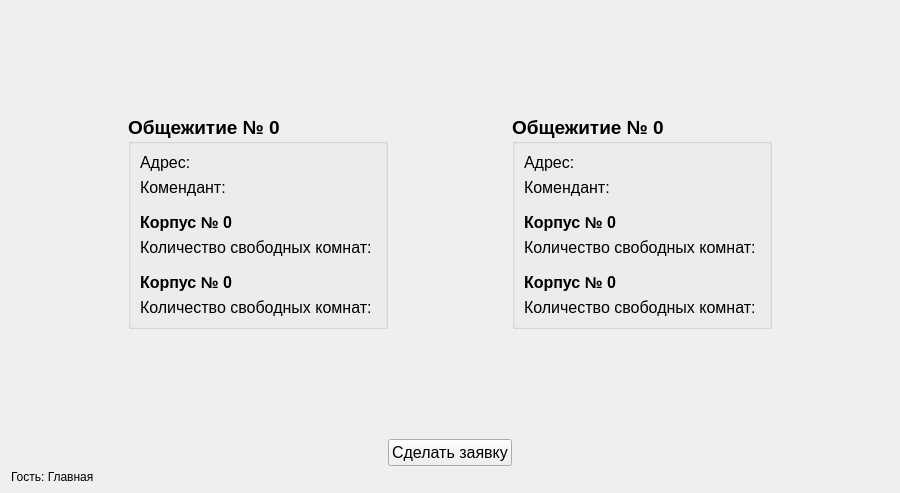
<?xml version="1.0" encoding="UTF-8"?>
<ui version="4.0">
 <class>MainVisiter</class>
 <widget class="QWidget" name="MainVisiter">
  <property name="geometry">
   <rect>
    <x>0</x>
    <y>0</y>
    <width>900</width>
    <height>493</height>
   </rect>
  </property>
  <property name="minimumSize">
   <size>
    <width>900</width>
    <height>460</height>
   </size>
  </property>
  <property name="windowTitle">
   <string>Гость</string>
  </property>
  <layout class="QVBoxLayout" name="verticalLayout">
   <item>
    <layout class="QHBoxLayout" name="horizontalLayout_4">
     <item>
      <spacer name="horizontalSpacer_4">
       <property name="orientation">
        <enum>Qt::Horizontal</enum>
       </property>
       <property name="sizeHint" stdset="0">
        <size>
         <width>40</width>
         <height>20</height>
        </size>
       </property>
      </spacer>
     </item>
     <item>
      <layout class="QVBoxLayout" name="verticalLayout_2">
       <item>
        <spacer name="verticalSpacer_5">
         <property name="orientation">
          <enum>Qt::Vertical</enum>
         </property>
         <property name="sizeHint" stdset="0">
          <size>
           <width>20</width>
           <height>40</height>
          </size>
         </property>
        </spacer>
       </item>
       <item>
        <widget class="QGroupBox" name="dormitory1_groupbox">
         <property name="minimumSize">
          <size>
           <width>0</width>
           <height>0</height>
          </size>
         </property>
         <property name="font">
          <font>
           <pointsize>14</pointsize>
           <weight>75</weight>
           <bold>true</bold>
          </font>
         </property>
         <property name="title">
          <string>Общежитие № 0</string>
         </property>
         <layout class="QVBoxLayout" name="verticalLayout_4">
          <item>
           <widget class="QLabel" name="address1_label">
            <property name="font">
             <font>
              <pointsize>12</pointsize>
              <weight>50</weight>
              <bold>false</bold>
             </font>
            </property>
            <property name="text">
             <string>Адрес: </string>
            </property>
           </widget>
          </item>
          <item>
           <widget class="QLabel" name="comendant1_label">
            <property name="font">
             <font>
              <pointsize>12</pointsize>
              <weight>50</weight>
              <bold>false</bold>
             </font>
            </property>
            <property name="text">
             <string>Комендант:</string>
            </property>
           </widget>
          </item>
          <item>
           <spacer name="verticalSpacer">
            <property name="orientation">
             <enum>Qt::Vertical</enum>
            </property>
            <property name="sizeType">
             <enum>QSizePolicy::Fixed</enum>
            </property>
            <property name="sizeHint" stdset="0">
             <size>
              <width>20</width>
              <height>10</height>
             </size>
            </property>
           </spacer>
          </item>
          <item>
           <widget class="QLabel" name="building11_label">
            <property name="font">
             <font>
              <pointsize>12</pointsize>
              <weight>75</weight>
              <bold>true</bold>
             </font>
            </property>
            <property name="text">
             <string>Корпус № 0</string>
            </property>
           </widget>
          </item>
          <item>
           <widget class="QLabel" name="room_amount11_label">
            <property name="font">
             <font>
              <pointsize>12</pointsize>
              <weight>50</weight>
              <bold>false</bold>
             </font>
            </property>
            <property name="text">
             <string>Количество свободных комнат: </string>
            </property>
           </widget>
          </item>
          <item>
           <spacer name="verticalSpacer_2">
            <property name="orientation">
             <enum>Qt::Vertical</enum>
            </property>
            <property name="sizeType">
             <enum>QSizePolicy::Fixed</enum>
            </property>
            <property name="sizeHint" stdset="0">
             <size>
              <width>20</width>
              <height>10</height>
             </size>
            </property>
           </spacer>
          </item>
          <item>
           <widget class="QLabel" name="building12_label">
            <property name="font">
             <font>
              <pointsize>12</pointsize>
              <weight>75</weight>
              <bold>true</bold>
             </font>
            </property>
            <property name="text">
             <string>Корпус № 0</string>
            </property>
           </widget>
          </item>
          <item>
           <widget class="QLabel" name="room_amount12_label">
            <property name="font">
             <font>
              <pointsize>12</pointsize>
              <weight>50</weight>
              <bold>false</bold>
             </font>
            </property>
            <property name="text">
             <string>Количество свободных комнат: </string>
            </property>
           </widget>
          </item>
         </layout>
        </widget>
       </item>
       <item>
        <spacer name="verticalSpacer_7">
         <property name="orientation">
          <enum>Qt::Vertical</enum>
         </property>
         <property name="sizeHint" stdset="0">
          <size>
           <width>20</width>
           <height>40</height>
          </size>
         </property>
        </spacer>
       </item>
      </layout>
     </item>
     <item>
      <spacer name="horizontalSpacer_5">
       <property name="orientation">
        <enum>Qt::Horizontal</enum>
       </property>
       <property name="sizeHint" stdset="0">
        <size>
         <width>40</width>
         <height>20</height>
        </size>
       </property>
      </spacer>
     </item>
     <item>
      <layout class="QVBoxLayout" name="verticalLayout_3">
       <item>
        <spacer name="verticalSpacer_6">
         <property name="orientation">
          <enum>Qt::Vertical</enum>
         </property>
         <property name="sizeHint" stdset="0">
          <size>
           <width>20</width>
           <height>40</height>
          </size>
         </property>
        </spacer>
       </item>
       <item>
        <widget class="QGroupBox" name="dormitory2_groupbox">
         <property name="minimumSize">
          <size>
           <width>0</width>
           <height>0</height>
          </size>
         </property>
         <property name="font">
          <font>
           <pointsize>14</pointsize>
           <weight>75</weight>
           <bold>true</bold>
          </font>
         </property>
         <property name="title">
          <string>Общежитие № 0</string>
         </property>
         <layout class="QVBoxLayout" name="verticalLayout_5">
          <item>
           <widget class="QLabel" name="address2_label">
            <property name="font">
             <font>
              <pointsize>12</pointsize>
              <weight>50</weight>
              <bold>false</bold>
             </font>
            </property>
            <property name="text">
             <string>Адрес: </string>
            </property>
           </widget>
          </item>
          <item>
           <widget class="QLabel" name="comendant2_label">
            <property name="font">
             <font>
              <pointsize>12</pointsize>
              <weight>50</weight>
              <bold>false</bold>
             </font>
            </property>
            <property name="text">
             <string>Комендант:</string>
            </property>
           </widget>
          </item>
          <item>
           <spacer name="verticalSpacer_3">
            <property name="orientation">
             <enum>Qt::Vertical</enum>
            </property>
            <property name="sizeType">
             <enum>QSizePolicy::Fixed</enum>
            </property>
            <property name="sizeHint" stdset="0">
             <size>
              <width>20</width>
              <height>10</height>
             </size>
            </property>
           </spacer>
          </item>
          <item>
           <widget class="QLabel" name="building21_label">
            <property name="font">
             <font>
              <pointsize>12</pointsize>
              <weight>75</weight>
              <bold>true</bold>
             </font>
            </property>
            <property name="text">
             <string>Корпус № 0</string>
            </property>
           </widget>
          </item>
          <item>
           <widget class="QLabel" name="room_amount21_label">
            <property name="font">
             <font>
              <pointsize>12</pointsize>
              <weight>50</weight>
              <bold>false</bold>
             </font>
            </property>
            <property name="text">
             <string>Количество свободных комнат:</string>
            </property>
           </widget>
          </item>
          <item>
           <spacer name="verticalSpacer_4">
            <property name="orientation">
             <enum>Qt::Vertical</enum>
            </property>
            <property name="sizeType">
             <enum>QSizePolicy::Fixed</enum>
            </property>
            <property name="sizeHint" stdset="0">
             <size>
              <width>20</width>
              <height>10</height>
             </size>
            </property>
           </spacer>
          </item>
          <item>
           <widget class="QLabel" name="building22_label">
            <property name="font">
             <font>
              <pointsize>12</pointsize>
              <weight>75</weight>
              <bold>true</bold>
             </font>
            </property>
            <property name="text">
             <string>Корпус № 0</string>
            </property>
           </widget>
          </item>
          <item>
           <widget class="QLabel" name="room_amount22_label">
            <property name="font">
             <font>
              <pointsize>12</pointsize>
              <weight>50</weight>
              <bold>false</bold>
             </font>
            </property>
            <property name="text">
             <string>Количество свободных комнат: </string>
            </property>
           </widget>
          </item>
         </layout>
        </widget>
       </item>
       <item>
        <spacer name="verticalSpacer_8">
         <property name="orientation">
          <enum>Qt::Vertical</enum>
         </property>
         <property name="sizeHint" stdset="0">
          <size>
           <width>20</width>
           <height>40</height>
          </size>
         </property>
        </spacer>
       </item>
      </layout>
     </item>
     <item>
      <spacer name="horizontalSpacer_3">
       <property name="orientation">
        <enum>Qt::Horizontal</enum>
       </property>
       <property name="sizeHint" stdset="0">
        <size>
         <width>40</width>
         <height>20</height>
        </size>
       </property>
      </spacer>
     </item>
    </layout>
   </item>
   <item>
    <layout class="QHBoxLayout" name="horizontalLayout">
     <item>
      <spacer name="horizontalSpacer">
       <property name="orientation">
        <enum>Qt::Horizontal</enum>
       </property>
       <property name="sizeHint" stdset="0">
        <size>
         <width>40</width>
         <height>20</height>
        </size>
       </property>
      </spacer>
     </item>
     <item>
      <widget class="QPushButton" name="pushButton">
       <property name="font">
        <font>
         <pointsize>12</pointsize>
        </font>
       </property>
       <property name="toolTip">
        <string>Заполнить и отправить заявку на заселение</string>
       </property>
       <property name="text">
        <string>Сделать заявку</string>
       </property>
      </widget>
     </item>
     <item>
      <spacer name="horizontalSpacer_2">
       <property name="orientation">
        <enum>Qt::Horizontal</enum>
       </property>
       <property name="sizeHint" stdset="0">
        <size>
         <width>40</width>
         <height>20</height>
        </size>
       </property>
      </spacer>
     </item>
    </layout>
   </item>
   <item>
    <widget class="QLabel" name="state_label">
     <property name="minimumSize">
      <size>
       <width>0</width>
       <height>10</height>
      </size>
     </property>
     <property name="maximumSize">
      <size>
       <width>16777215</width>
       <height>10</height>
      </size>
     </property>
     <property name="text">
      <string>Гость: Главная</string>
     </property>
    </widget>
   </item>
  </layout>
 </widget>
 <resources/>
 <connections/>
</ui>
